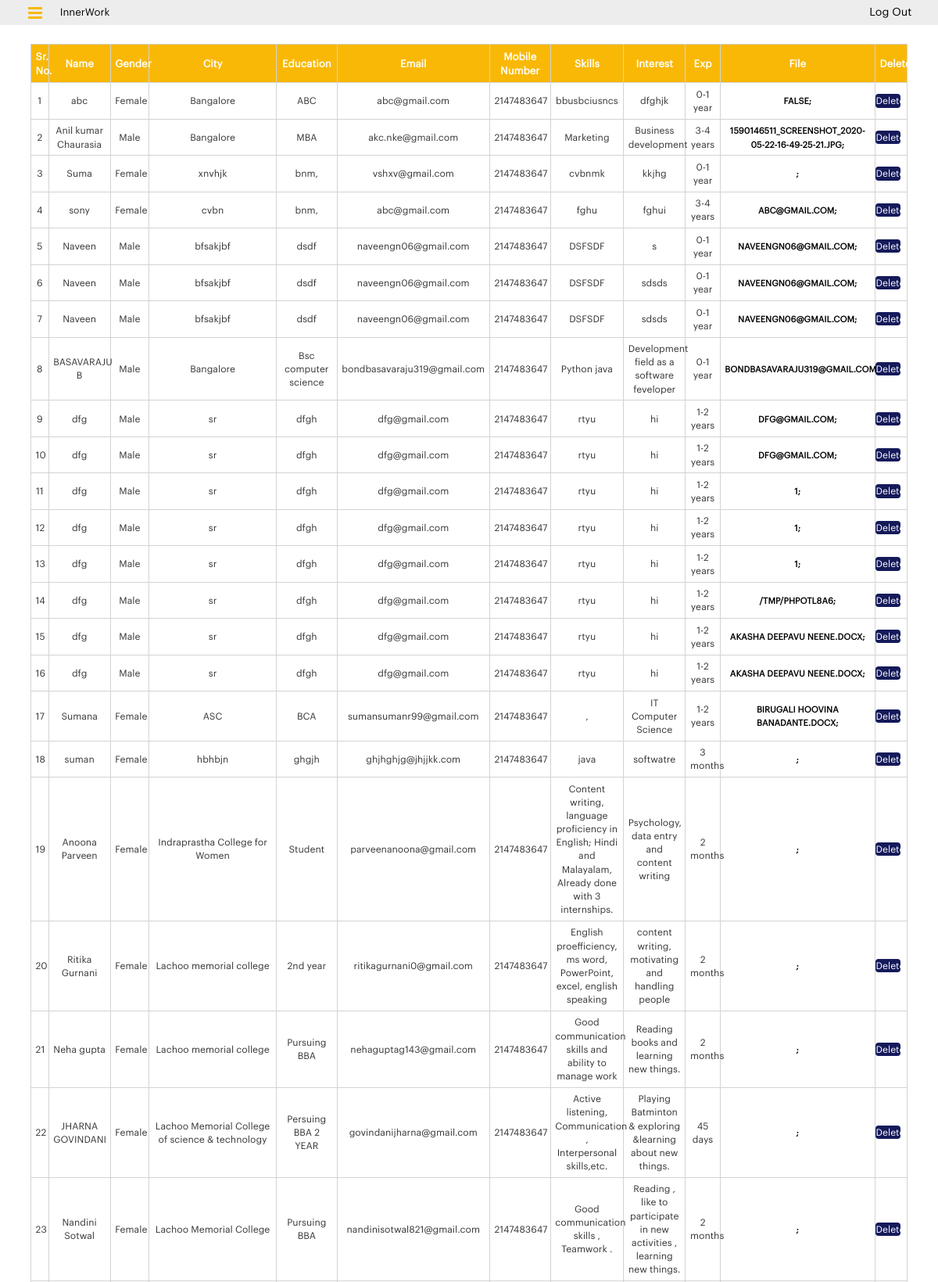
Screenshot of /admin/allinterns.php (upper part) with the database file from the repository.
### tables this page shows
CREATE TABLE `internship` (
  `id` int(11) NOT NULL,
  `name` text NOT NULL,
  `email` varchar(100) NOT NULL,
  `gender` varchar(12) NOT NULL,
  `city` varchar(100) NOT NULL,
  `education` text NOT NULL,
  `mobno` varchar(15) NOT NULL,
  `exp` varchar(100) NOT NULL,
  `skill` text NOT NULL,
  `interest` varchar(1000) NOT NULL,
  `fnamee` varchar(2000) DEFAULT NULL,
  `jobpost_id` int(11) DEFAULT NULL
);

### admin/allinterns.php (the view, shortened to what this page needs)
<!doctype html>
<html lang="en">
<head>
    <?php include 'CommonFiles.php'; ?>
    <link rel="stylesheet" href="css/jobseeker.css">
</head>
<body>
<div id="main">
<?php include 'Header.php'; ?>
    <section id="enquiries">
        <div class="container-fluid">
            <?php
            include_once '../DbConnection/DbConnectionHelper.php';
            $stmt = $conn->prepare('select * from internship');
            $stmt->execute();
            if($stmt->rowCount() > 0)
            {
                ?>
                <table class="tbl">
                    <thead>
                    <tr>
                        <th style="width:5%;">Sr. No.</th>
                        <th style="width:20%;">Name</th>
                        <th style="width:15%;">Gender</th>
                        <th style="width:15%;">City</th>
                        <th style="width:10%;">Education</th>
                        <th style="width:10%;">Email</th>
                        <th style="width:15%;">Mobile Number</th>
                        <th style="width:15%;">Skills</th>
                        <th style="width:15%;">Interest</th>
                        <th style="width:5%;">Exp</th>
                        <th style="width:10%;">File</th>
                        <th style="width:15%;">Delete</th>
                    </tr>
                    </thead>
                    <tbody>
                    <?php
                    $cnt = 1;
                    $data = $stmt->fetchAll();
                    foreach($data as $row)
                    {
                        $Resume_file_raw = $row['fnamee'];
                        $Resume_file = str_replace(" ","%20",$Resume_file_raw);
                        ?>
                        <tr id="<?php echo $row['id']; ?>">
                            <td><?php echo $cnt; ?></td>
                            <td><?php echo $row['name']; ?></td>
                            <td><?php echo $row['gender']; ?></td>
                            <td><?php echo $row['city']; ?></td>
                            <td><?php echo $row['education']; ?></td>
                            <td><?php echo $row['email']; ?></td>
                            <td><?php echo $row['mobno']; ?></td>
                            <td><?php echo $row['skill']; ?></td>
                            <td><?php echo $row['interest']; ?></td>
                            <td><?php echo $row['exp']; ?></td>
                            <td>
                                <?php echo "<a href=\"https://innerworkindia.com/InternshipApplicants/{$Resume_file}\">"; ?>
                                <?php echo $row['fnamee']; ?>;
                                </a>
                            </td>
                          <td><button type="button" class="deleteBtn" onclick="return deleteintern(<?php echo $row['id']; ?>)">Delete</button></td>
                        </tr>
                        <?php
                        $cnt++;
                    }
                    ?>
                    </tbody>
                </table>
                <?php
            }
            else
            {
                echo "<div class='alert alert-info alert-dismissable'><a href='#' class='close' data-dismiss='alert' aria-label='close'>&times;</a> <strong>Info!</strong> There is no Enquiries available yet.</div>";
            }
            ?>
        </div>
    </section>
</div>
</body>
</html>

### css/style.css (style rules this page uses)
body a { font-family:GraphikRegular; }

### admin/css/style.css (style rules this page uses)
body a { font-family:GraphikRegular; }
#main { transition: margin-left .5s; }

### admin/css/jobseeker.css (style rules this page uses)
#enquiries { padding: 2%; }
table.tbl { width:100%; }
table.tbl tr th { font-family:GraphikRegular;border:1px solid #d3d3d3;background:#f9b805;color:#fff;text-align:center;padding:.5%;font-size: 13px; }
table.tbl tr td { font-family:GraphikRegular;border:1px solid #d3d3d3;text-align:center;padding:.5%;font-size: 12px; }
table.tbl tr td a { font-size: 11px;text-transform: uppercase;color: #000;font-weight: bold;transition: ease all 1s; }
table.tbl tr td button { border: 0; background: #151a5a; color: #fff; padding: 0%; width: 110%; border-radius: 4px; font-size: 12px; margin-left: -7px; }

### rows the page displays
internship: name "abc", gender "Female", city "Bangalore", education "ABC", email "abc@gmail.com", mobno "2147483647", skill "bbusbciusncs", interest "dfghjk", exp "0-1 year", fnamee "FALSE"
internship: name "Anil kumar Chaurasia", gender "Male", city "Bangalore", education "MBA", email "akc.nke@gmail.com", mobno "2147483647", skill "Marketing", interest "Business development", exp "3-4 years", fnamee "1590146511_SCREENSHOT_2020-05-22-16-49-25-21.JPG"
internship: name "Suma", gender "Female", city "xnvhjk", education "bnm,", email "vshxv@gmail.com", mobno "2147483647", skill "cvbnmk", interest "kkjhg", exp "0-1 year"
internship: name "sony", gender "Female", city "cvbn", education "bnm,", email "abc@gmail.com", mobno "2147483647", skill "fghu", interest "fghui", exp "3-4 years", fnamee "ABC@GMAIL.COM"
internship: name "Naveen", gender "Male", city "bfsakjbf", education "dsdf", email "naveengn06@gmail.com", mobno "2147483647", skill "DSFSDF", interest "s", exp "0-1 year", fnamee "NAVEENGN06@GMAIL.COM"
internship: name "Naveen", gender "Male", city "bfsakjbf", education "dsdf", email "naveengn06@gmail.com", mobno "2147483647", skill "DSFSDF", interest "sdsds", exp "0-1 year", fnamee "NAVEENGN06@GMAIL.COM"
internship: name "Naveen", gender "Male", city "bfsakjbf", education "dsdf", email "naveengn06@gmail.com", mobno "2147483647", skill "DSFSDF", interest "sdsds", exp "0-1 year", fnamee "NAVEENGN06@GMAIL.COM"
internship: name "BASAVARAJU B", gender "Male", city "Bangalore", education "Bsc computer science", email "bondbasavaraju319@gmail.com", mobno "2147483647", skill "Python java", interest "Development field as a software feveloper", exp "0-1 year", fnamee "BONDBASAVARAJU319@GMAIL.COM"
internship: name "dfg", gender "Male", city "sr", education "dfgh", email "dfg@gmail.com", mobno "2147483647", skill "rtyu", interest "hi", exp "1-2 years", fnamee "DFG@GMAIL.COM"
internship: name "dfg", gender "Male", city "sr", education "dfgh", email "dfg@gmail.com", mobno "2147483647", skill "rtyu", interest "hi", exp "1-2 years", fnamee "DFG@GMAIL.COM"
internship: name "dfg", gender "Male", city "sr", education "dfgh", email "dfg@gmail.com", mobno "2147483647", skill "rtyu", interest "hi", exp "1-2 years", fnamee "1"
internship: name "dfg", gender "Male", city "sr", education "dfgh", email "dfg@gmail.com", mobno "2147483647", skill "rtyu", interest "hi", exp "1-2 years", fnamee "1"
internship: name "dfg", gender "Male", city "sr", education "dfgh", email "dfg@gmail.com", mobno "2147483647", skill "rtyu", interest "hi", exp "1-2 years", fnamee "1"
internship: name "dfg", gender "Male", city "sr", education "dfgh", email "dfg@gmail.com", mobno "2147483647", skill "rtyu", interest "hi", exp "1-2 years", fnamee "/TMP/PHPOTL8A6"
internship: name "dfg", gender "Male", city "sr", education "dfgh", email "dfg@gmail.com", mobno "2147483647", skill "rtyu", interest "hi", exp "1-2 years", fnamee "AKASHA DEEPAVU NEENE.DOCX"
internship: name "dfg", gender "Male", city "sr", education "dfgh", email "dfg@gmail.com", mobno "2147483647", skill "rtyu", interest "hi", exp "1-2 years", fnamee "AKASHA DEEPAVU NEENE.DOCX"
internship: name "Sumana", gender "Female", city "ASC", education "BCA", email "sumansumanr99@gmail.com", mobno "2147483647", skill ",", interest "IT Computer Science", exp "1-2 years", fnamee "BIRUGALI HOOVINA BANADANTE.DOCX"
internship: name "suman", gender "Female", city "hbhbjn", education "ghgjh", email "ghjhghjg@jhjjkk.com", mobno "2147483647", skill "java", interest "softwatre", exp "3 months"
internship: name "Anoona Parveen", gender "Female", city "Indraprastha College for Women", education "Student", email "parveenanoona@gmail.com", mobno "2147483647", skill "Content writing, language proficiency in English; Hindi and Malayalam, Already done with 3 internships.", interest "Psychology, data entry and content writing", exp "2 months"
internship: name "Ritika Gurnani", gender "Female", city "Lachoo memorial college", education "2nd year", email "ritikagurnani0@gmail.com", mobno "2147483647", skill "English proefficiency, ms word, PowerPoint, excel, english speaking", interest "content writing, motivating and handling people", exp "2 months"
internship: name "Neha gupta", gender "Female", city "Lachoo memorial college", education "Pursuing BBA", email "nehaguptag143@gmail.com", mobno "2147483647", skill "Good communication skills and ability to manage work", interest "Reading books and learning new things.", exp "2 months"
internship: name "JHARNA GOVINDANI", gender "Female", city "Lachoo Memorial College of science & technology", education "Persuing BBA 2 YEAR", email "govindanijharna@gmail.com", mobno "2147483647", skill "Active listening, Communication , Interpersonal skills,etc.", interest "Playing Batminton & exploring &learning about new things.", exp "45 days"
internship: name "Nandini Sotwal", gender "Female", city "Lachoo Memorial College", education "Pursuing BBA", email "nandinisotwal821@gmail.com", mobno "2147483647", skill "Good communication skills , Teamwork .", interest "Reading , like to participate in new activities , learning new things.", exp "2 months"
